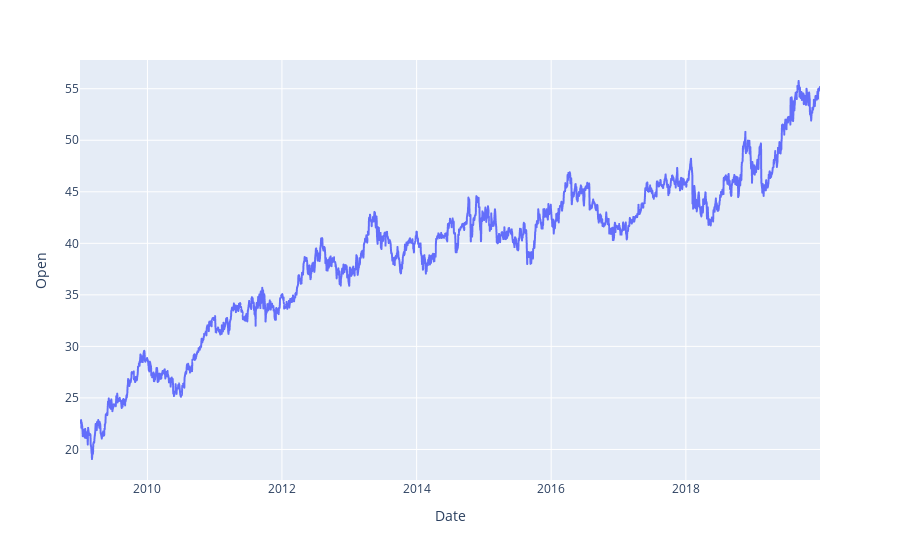

The notebook cell saved with this chart:
### Code cell
px.line(df, y='Open')

### Figure 1 — Plotly figure (JSON) as saved in the notebook; plotly's stock layout.template omitted (floating-point values rounded to 4 significant figures; data arrays with more than 128 entries replaced by an {"elided": "..."} marker saying what was removed)
{"data": [{"hovertemplate": "Date=%{x}<br>Open=%{y}<extra></extra>", "legendgroup": "", "line": {"color": "#636efa", "dash": "solid"}, "mode": "lines", "name": "", "showlegend": false, "type": "scattergl", "x": {"elided": "2768 str values"}, "xaxis": "x", "y": {"elided": "2768 float values"}, "yaxis": "y"}], "layout": {"legend": {"tracegroupgap": 0}, "margin": {"t": 60}, "xaxis": {"anchor": "y", "domain": [0, 1], "title": {"text": "Date"}}, "yaxis": {"anchor": "x", "domain": [0, 1], "title": {"text": "Open"}}}}
